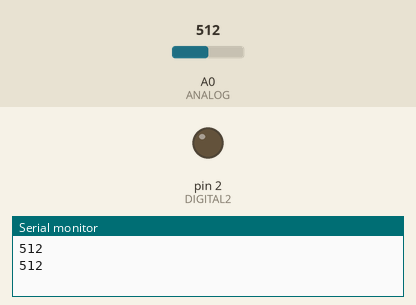
Simulated run of this sketch. Board: Arduino Uno, built with avr-gcc and run on an emulated ATmega328P. Parts: output pins drawn as LEDs (lit = HIGH), the last lines printed to the serial monitor. Inputs (shaded band) come from the test bench; at power-on: A0 (ANALOG) = 512. Pins used as bus, display or sensor lines are not drawn.

Above: at 1.8 s.
1.9 s: A0 (ANALOG) set to 635
3.4 s: A0 (ANALOG) set to 660
At 5.1 s:
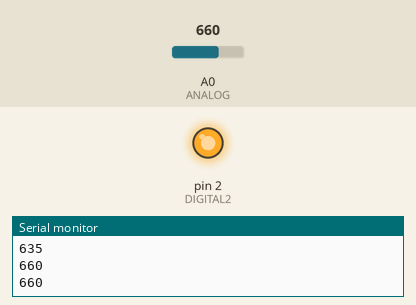
5.5 s: A0 (ANALOG) set to 640
At 6.6 s:
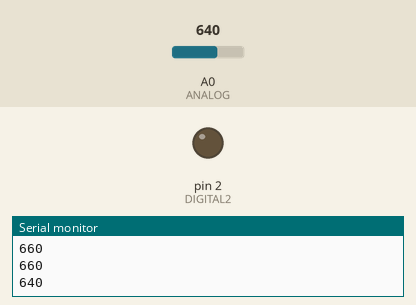
7.5 s: A0 (ANALOG) set to 716
At 9.3 s:
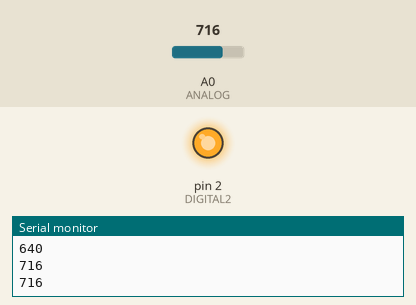
Timing chart, 0 to 10.5 s (numbered marks = the images above; inputs shaded):
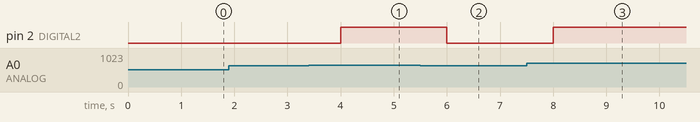

The sketch:

Example_Analog.ino
```cpp
#define ANALOG 0
#define DIGITAL0 0
#define DIGITAL1 1
#define DIGITAL2 2

void setup() {

  Serial.begin(9600);

  pinMode(ANALOG, INPUT);
  pinMode(DIGITAL0, OUTPUT);
  pinMode(DIGITAL1, OUTPUT);
  pinMode(DIGITAL2, OUTPUT);

}

void loop() {

  int light = analogRead(ANALOG);

  Serial.println(light);

  if (light < 650) {

    digitalWrite(DIGITAL0, HIGH);
    digitalWrite(DIGITAL1, LOW);
    digitalWrite(DIGITAL2, LOW);

  } else if (light < 200) {

    digitalWrite(DIGITAL0, LOW);
    digitalWrite(DIGITAL1, HIGH);
    digitalWrite(DIGITAL2, LOW);

  } else {

    digitalWrite(DIGITAL0, LOW);
    digitalWrite(DIGITAL1, LOW);
    digitalWrite(DIGITAL2, HIGH);
  }

  delay(1000);

}
```

Measured:
- the behaviour switches between 649 and 650 on A0 (ANALOG) (found by bisection; images 0 and 1)
- after the input at 3.4 s, pin 2 (DIGITAL2): LOW → HIGH after 0.60 s
- after the input at 5.5 s, pin 2 (DIGITAL2): HIGH → LOW after 0.50 s
- after the input at 7.5 s, pin 2 (DIGITAL2): LOW → HIGH after 0.50 s
